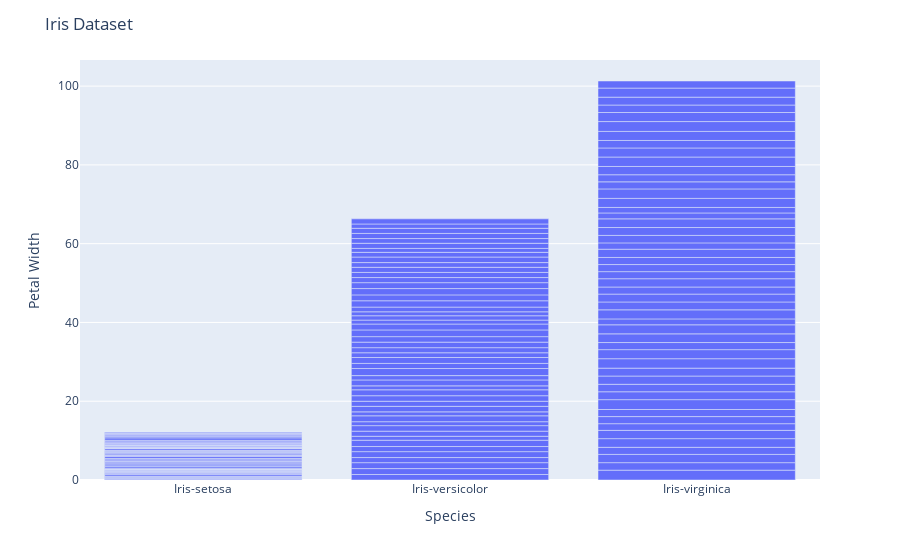

Notebook cell for this chart:
### Markdown cell above
**In the Tutorial Completion Document, describe your findings.**

b. Plot the bar chart for Iris dataset between **species** and **petal_width**

### Code cell
import pandas as pd

# To-do: Plot bar chart between species and petal_width
irispetal_width_fig = px.bar(iris_df, x='species', y='petal_width')

irispetal_width_fig.update_layout(
    title='Iris Dataset',
    xaxis_title="Species",
    yaxis_title="Petal Width"
)

irispetal_width_fig.show()

### Figure 1 — Plotly figure (JSON) as saved in the notebook; plotly's stock layout.template omitted (floating-point values rounded to 4 significant figures; data arrays with more than 128 entries replaced by an {"elided": "..."} marker saying what was removed)
{"data": [{"alignmentgroup": "True", "hovertemplate": "species=%{x}<br>petal_width=%{y}<extra></extra>", "legendgroup": "", "marker": {"color": "#636efa", "pattern": {"shape": ""}}, "name": "", "offsetgroup": "", "orientation": "v", "showlegend": false, "textposition": "auto", "type": "bar", "x": {"elided": "150 str values"}, "xaxis": "x", "y": {"elided": "150 float values"}, "yaxis": "y"}], "layout": {"barmode": "relative", "legend": {"tracegroupgap": 0}, "margin": {"t": 60}, "title": {"text": "Iris Dataset"}, "xaxis": {"anchor": "y", "domain": [0, 1], "title": {"text": "Species"}}, "yaxis": {"anchor": "x", "domain": [0, 1], "title": {"text": "Petal Width"}}}}
